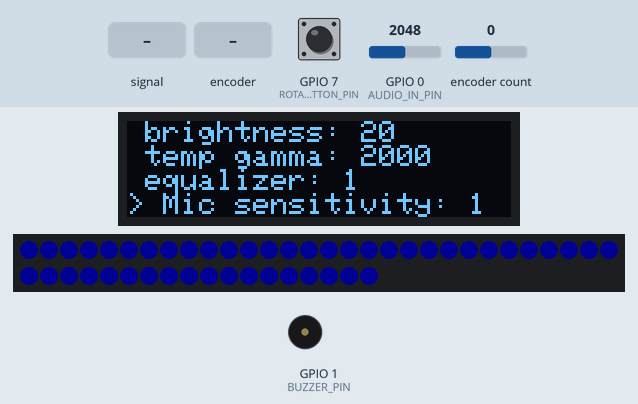
Recording of a sketch running on a simulated ESP32. Parts: 128×32 one-colour display, 48 RGB LEDs in strip order, left to right, continuing on the next row, buzzer (waves = sounding). The test bench sets the inputs (shaded band); at power-on: encoder count 0, GPIO 0 (AUDIO_IN_PIN) = 2048, GPIO 7 (ROTARY_ENCODER_BUTTON_PIN) HIGH. Dim RGB values are drawn brighter than linear; random numbers use the default seed unless the sketch sets one.

Above: at 3.2 s.
3.3 s: GPIO 0 (AUDIO_IN_PIN) fed a 200 Hz sine of ±1023 counts around its level
At 3.46 s:
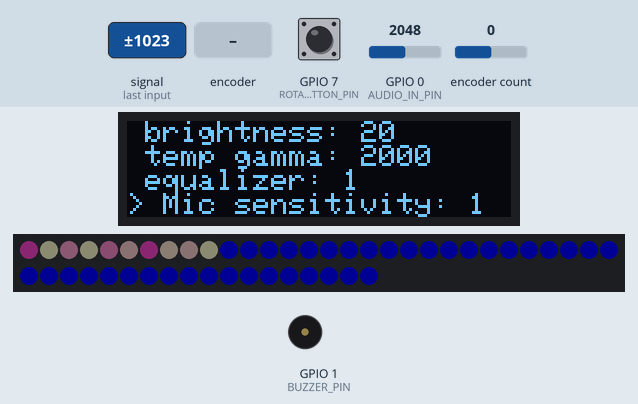
5.1 s: GPIO 0 (AUDIO_IN_PIN) fed a 50 Hz sine of ±1228 counts around its level
6.7 s: encoder count set to -1
At 7.2 s:
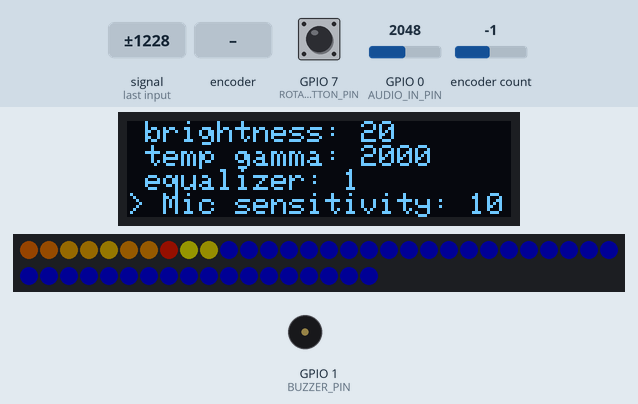
9.7 s: GPIO 0 (AUDIO_IN_PIN) fed a 1000 Hz sine of ±1023 counts around its level
At 9.86 s:
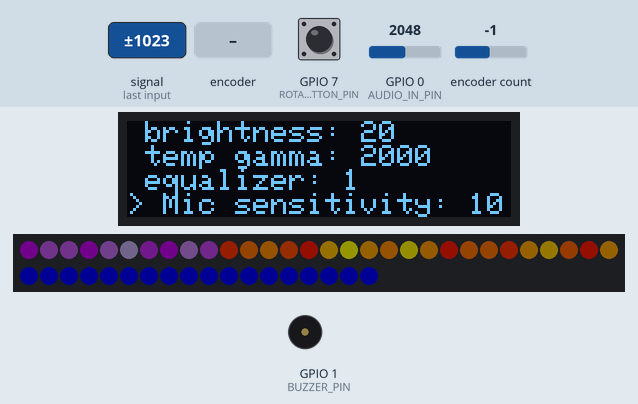
11.3 s: GPIO 0 (AUDIO_IN_PIN) set to 132
At 11.52 s:
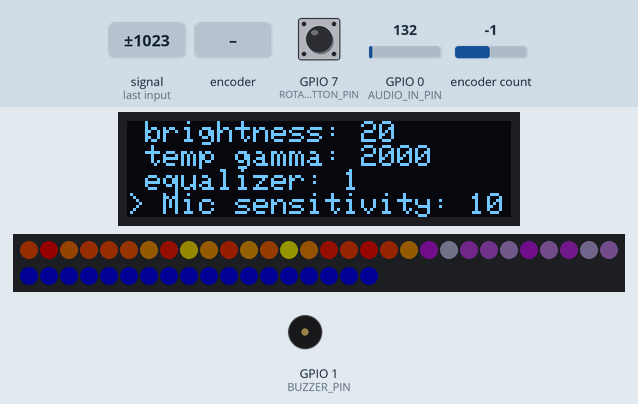
13.1 s: rotary encoder on GPIO 7 (ROTARY_ENCODER_BUTTON_PIN) / GPIO 6 (ROTARY_ENCODER_B_PIN) turned 1 step (first pin leading)
At 14.7 s:
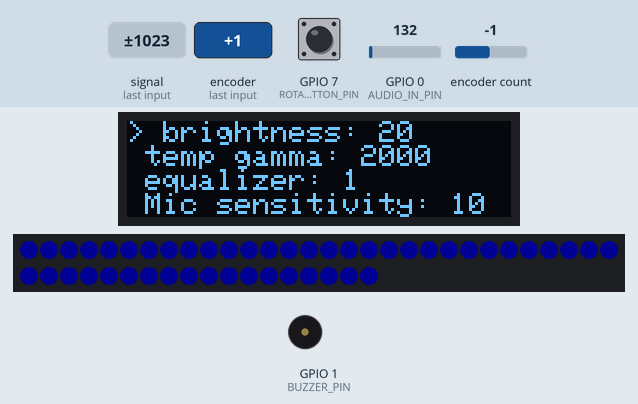
Timing chart, 0 to 16.0 s (numbered marks = the images above; inputs shaded):
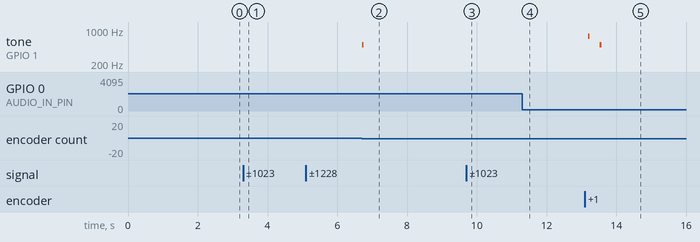

Measured:
- after the input at 6.7 s, tone on GPIO 1 (BUZZER_PIN): silent → 500 Hz at once, → silent 0.05 s later
- after the input at 13.1 s, tone on GPIO 1 (BUZZER_PIN): silent → 750 Hz after 0.09 s, → silent 0.05 s later, → 500 Hz 0.28 s later, → silent 0.05 s later; the display: changes after 0.43 s (image 5)

The sketch:

Bambu_lab_P1_X1_LED.ino
```cpp
#include <AiEsp32RotaryEncoder.h>
#include <Adafruit_GFX.h>
#include <Adafruit_SSD1306.h>
#include <Adafruit_NeoPixel.h>
#include <arduinoFFT.h>

// buzer
#define BUZZER_PIN 1

// encoder
#define ROTARY_ENCODER_NOISE 10
#define ROTARY_ENCODER_A_PIN 5         // CLK (A pin)
#define ROTARY_ENCODER_B_PIN 6         // DT (B pin)
#define ROTARY_ENCODER_BUTTON_PIN 7    // SW (button pin)
#define ROTARY_ENCODER_VCC_PIN -1      // VCC if microcontroller VCC (then set ROTARY_ENCODER_VCC_PIN -1)
#define ROTARY_ENCODER_STEPS 4         // depending on your encoder - try 1,2 or 4 to get expected behaviour
#define ROTARY_ENCODER_NOISE 10
#define ROTARY_ENCODER_MIN_VALUE 0
#define ROTARY_ENCODER_MAX_VALUE 10

AiEsp32RotaryEncoder rotaryEncoder = AiEsp32RotaryEncoder(ROTARY_ENCODER_B_PIN, ROTARY_ENCODER_A_PIN, ROTARY_ENCODER_BUTTON_PIN, ROTARY_ENCODER_VCC_PIN, ROTARY_ENCODER_STEPS);

// oled
#define OLED_RESET -1
#define OLED_WIDTH 128
#define OLED_HEIGHT 32

Adafruit_SSD1306 display(OLED_WIDTH, OLED_HEIGHT, &Wire, -1);

// LED strip configuration
#define LED_PIN 2
#define NUM_LEDS 48
Adafruit_NeoPixel strip(NUM_LEDS, LED_PIN, NEO_GRB + NEO_KHZ800);

// Microphone and FFT
#define AUDIO_IN_PIN 0
#define FFT_FILTERED_NOISE 5000
#define FFT_AMPLITUDE 1      // Depending on your audio source level, you may need to alter this value. Can be used as a 'sensitivity' control.
#define MAX_BANDS 16
#define FFT_SAMPLES 256         // Number of FFT samples (must be a power of 2)
#define FFT_SAMPLING_FREQ 12000 // Sampling frequency in Hz
#define MAX_BAND_VALUE 16

// 8 bands
// int peak[MAX_BANDS] = { 0, 0, 0, 0, 0, 0, 0, 0};
// int oldBandValues[MAX_BANDS] = { 0, 0, 0, 0, 0, 0, 0, 0};
// int bandValues[MAX_BANDS] = { 0, 0, 0, 0, 0, 0, 0, 0};
// 16 band
int peak[MAX_BANDS] = { 0, 0, 0, 0, 0, 0, 0, 0, 0, 0, 0, 0, 0, 0, 0, 0 };
int oldBandValues[MAX_BANDS] = { 0, 0, 0, 0, 0, 0, 0, 0, 0, 0, 0, 0, 0, 0, 0, 0 };
int bandValues[MAX_BANDS] = { 0, 0, 0, 0, 0, 0, 0, 0, 0, 0, 0, 0, 0, 0, 0, 0 };
// 32 band
// int peak[MAX_BANDS] =           { 0, 0, 0, 0, 0, 0, 0, 0, 0, 0, 0, 0, 0, 0, 0, 0, 0, 0, 0, 0, 0, 0, 0, 0, 0, 0, 0, 0, 0, 0, 0, 0 };
// int oldBandValues[MAX_BANDS] =  { 0, 0, 0, 0, 0, 0, 0, 0, 0, 0, 0, 0, 0, 0, 0, 0, 0, 0, 0, 0, 0, 0, 0, 0, 0, 0, 0, 0, 0, 0, 0, 0 };
// int bandValues[MAX_BANDS] =     { 0, 0, 0, 0, 0, 0, 0, 0, 0, 0, 0, 0, 0, 0, 0, 0, 0, 0, 0, 0, 0, 0, 0, 0, 0, 0, 0, 0, 0, 0, 0, 0 };
double vReal[FFT_SAMPLES];
double vImag[FFT_SAMPLES];
unsigned int sampling_period_us;
unsigned long newTime;
ArduinoFFT<double> FFT = ArduinoFFT<double>(vReal, vImag, FFT_SAMPLES, FFT_SAMPLING_FREQ);

// General variables
int encoderMode = 3;
int currentBrightnessIndex = 2;
int currentTemperatureIndex = 1;
int currentEqualizerIndex = 1;
int currentSensitivityIndex = 1;
int brightness = 20;
const int colorTemperatures[] = {1500, 2000, 2500, 3000, 3500, 4000, 4500, 5000, 5500, 6000, 6500};

void IRAM_ATTR readEncoderISR() {
  rotaryEncoder.readEncoder_ISR();
}

void setup() {
  delay(2000);
  Serial.begin(115200);

  if (!display.begin(SSD1306_SWITCHCAPVCC, 0x3C)) {
    Serial.println("SSD1306 allocation failed");
    for (;;)
      ;
  }

  // oled 132x28
  display.clearDisplay();
  display.setTextSize(1);
  display.setTextColor(SSD1306_WHITE);
  display.setCursor(0, 0);
  displayLEDprops();
  display.display();

  // rotary encoder
  rotaryEncoder.begin();
  rotaryEncoder.setup(readEncoderISR);
  rotaryEncoder.setBoundaries(ROTARY_ENCODER_MIN_VALUE, ROTARY_ENCODER_MAX_VALUE, true);  //minValue, maxValue, circleValues true|false (when max go to min and vice versa)

  /*Rotary acceleration introduced 25.2.2021.
   * in case range to select is huge, for example - select a value between 0 and 1000 and we want 785
   * without acceleration you need long time to get to that number
   * Using acceleration, faster you turn, faster will the value raise.
   * For fine tuning slow down.
   */
  rotaryEncoder.disableAcceleration();  //acceleration is now enabled by default - disable if you dont need it
                                        //rotaryEncoder.setAcceleration(250); //or set the value - larger number = more acceleration; 0 or 1 means disabled acceleration
  rotaryEncoder.setEncoderValue(0);

  // LEDS WS2812b
  strip.begin();
  strip.setBrightness(brightness);
  strip.show();
  displayTemperature();

  // Mic
  pinMode(AUDIO_IN_PIN, INPUT);

  // buzer
  pinMode(BUZZER_PIN, OUTPUT);
}

void loop() {
  rotaryLoop();

  if (currentEqualizerIndex) {
    buildEqualizer();
  } else {
    displayTemperature();
  }

  displayLEDprops();
}

void buzzTimes(int counter, int freq = 750) {
   for (int iterator = 0; iterator < counter; iterator++) {
    tone(BUZZER_PIN, freq, 50);
    delay(250);
   }
}

void oledLogs(String value) {
  display.clearDisplay();
  display.setCursor(0, 0);
  display.println(value);
  display.display();
}

void displayLEDprops() {
  display.clearDisplay();
  display.setCursor(0, 0);
  display.print(String(encoderMode == 0 ? "> " : " "));
  display.println("brightness: " + String(brightness));
  display.print(String(encoderMode == 1 ? "> " : " "));
  display.println("temp gamma: " + String(colorTemperatures[currentTemperatureIndex]));
  display.print(String(encoderMode == 2 ? "> " : " "));
  display.println("equalizer: " + String(currentEqualizerIndex));
  display.print(String(encoderMode == 3 ? "> " : " "));
  display.println("Mic sensitivity: " + String(currentSensitivityIndex));
  display.display();
}

void displayTemperature() {
  // Get RGB values for the selected temperature
  uint32_t color = colorTemperatureToRGB(colorTemperatures[currentTemperatureIndex]);
  // Set all LEDs to this color
  for (int i = 0; i < NUM_LEDS; i++) {
    strip.setPixelColor(i, color);
  }
  strip.show();
}

// Convert color temperature in Kelvin to RGB
uint32_t colorTemperatureToRGB(int kelvin) {
  float temp = kelvin / 100.0;
  float red, green, blue;

  // Calculate red
  if (temp <= 66) {
    red = 255;
  } else {
    red = temp - 60;
    red = 329.698727446 * pow(red, -0.1332047592);
    if (red < 0) red = 0;
    if (red > 255) red = 255;
  }

  // Calculate green
  if (temp <= 66) {
    green = temp;
    green = 99.4708025861 * log(green) - 161.1195681661;
    if (green < 0) green = 0;
    if (green > 255) green = 255;
  } else {
    green = temp - 60;
    green = 288.1221695283 * pow(green, -0.0755148492);
    if (green < 0) green = 0;
    if (green > 255) green = 255;
  }

  // Calculate blue
  if (temp >= 66) {
    blue = 255;
  } else {
    if (temp <= 19) {
      blue = 0;
    } else {
      blue = temp - 10;
      blue = 138.5177312231 * log(blue) - 305.0447927307;
      if (blue < 0) blue = 0;
      if (blue > 255) blue = 255;
    }
  }

  return strip.Color((uint8_t)red, (uint8_t)green, (uint8_t)blue);
}


void rotaryOnButtonClick() {
  static unsigned long lastTimePressed = 0;

  if (millis() - lastTimePressed < ROTARY_ENCODER_NOISE) {
    return;
  }

  lastTimePressed = millis();
  encoderMode = encoderMode < 3 ? encoderMode + 1 : 0;

  switch (encoderMode) {
      // Brightness
      case (0):
        rotaryEncoder.setEncoderValue(currentBrightnessIndex);
        break;
      // Temp
      case (1):
        rotaryEncoder.setEncoderValue(currentTemperatureIndex);
        break;
      // Equalizer
      case (2):
        rotaryEncoder.setEncoderValue(currentEqualizerIndex);
        break;
      // Sensitivity
      case (3):
        rotaryEncoder.setEncoderValue(currentSensitivityIndex);
        break;
    }

    buzzTimes(encoderMode + 1);
}

void rotaryLoop() {
  if (rotaryEncoder.isEncoderButtonClicked()) {
    rotaryOnButtonClick();
  } else if (rotaryEncoder.encoderChanged()) {
    int encoderValue = rotaryEncoder.readEncoder();

    switch (encoderMode) {
      // Change brightness
      case (0):
        currentBrightnessIndex = encoderValue;
        brightness = 10 * encoderValue;
        strip.setBrightness(brightness);
        break;
      // Change temp
      case (1):
        currentTemperatureIndex = encoderValue > 10 ? 10 : encoderValue;
        break;
      // Change equalizer
      case (2):
        currentEqualizerIndex = encoderValue > 3 ? 3 : encoderValue;
        break;
      // Sensitivity
      case (3):
        currentSensitivityIndex = encoderValue;
        currentSensitivityIndex = currentSensitivityIndex > 10 ? 10 : currentSensitivityIndex;
        currentSensitivityIndex = currentSensitivityIndex == 0 ? 1 : currentSensitivityIndex;
        break;
    }

    buzzTimes(1, 500);
  }
}

void buildEqualizer(){
  for (int i = 0; i < MAX_BANDS; i++) {
    bandValues[i] = 0;
  }

  // Sample the audio pin
  for (int i = 0; i < FFT_SAMPLES; i++) {
    newTime = micros();
    vReal[i] = analogRead(AUDIO_IN_PIN);
    vImag[i] = 0;
    while ((micros() - newTime) < sampling_period_us) {
        // wait
    }
  }

  // Fast Fourier Transformation
  FFT.dcRemoval();
  FFT.windowing(vReal, FFT_SAMPLES, FFT_WIN_TYP_HAMMING, FFT_FORWARD);
  FFT.compute(vReal, vImag, FFT_SAMPLES, FFT_FORWARD);
  FFT.complexToMagnitude(vReal, vImag, FFT_SAMPLES);

  for (int i = 2; i < (FFT_SAMPLES / 2); i++) {  // Don't use sample 0 and only first FFT_SAMPLES/2 are usable.
    if (vReal[i] > FFT_FILTERED_NOISE) {         // Add a crude noise filter
      if (i<=5 )           bandValues[0]  += (int)vReal[i];
      if (i>5   && i<=6  ) bandValues[1]  += (int)vReal[i];
      if (i>6   && i<=9  ) bandValues[2]  += (int)vReal[i];
      if (i>9   && i<=11  ) bandValues[3]  += (int)vReal[i];
      if (i>11   && i<=15  ) bandValues[4]  += (int)vReal[i];
      if (i>15   && i<=19  ) bandValues[5]  += (int)vReal[i];
      if (i>19   && i<=25  ) bandValues[6]  += (int)vReal[i];
      if (i>25   && i<=33  ) bandValues[7]  += (int)vReal[i];
      if (i>33   && i<=44  ) bandValues[8]  += (int)vReal[i];
      if (i>44   && i<=58  ) bandValues[9]  += (int)vReal[i];
      if (i>58   && i<=76  ) bandValues[10]  += (int)vReal[i];
      if (i>76   && i<=99  ) bandValues[11]  += (int)vReal[i];
      if (i>99   && i<=131  ) bandValues[12]  += (int)vReal[i];
      if (i>131   && i<=172  ) bandValues[13]  += (int)vReal[i];
      if (i>172   && i<=225  ) bandValues[14]  += (int)vReal[i];
      if (i>225             ) bandValues[15]  += (int)vReal[i];
    }
  }

  // Process the FFT data into bar power
  for (int band = 0; band < MAX_BANDS; band++) {
    // Scale the bars for the display
    if (bandValues[band] > MAX_BAND_VALUE) bandValues[band] = MAX_BAND_VALUE;

    // Small amount of averaging between frames
    bandValues[band] = ((oldBandValues[band] * 1) + bandValues[band]) / 2;

    // Move peak up
    if (bandValues[band] > peak[band]) {
      peak[band] = min(MAX_BAND_VALUE, bandValues[band]);
    }

    // Draw bars
    switch (currentEqualizerIndex) {
      case 0:
        // nope its light mode
        break;
      case 1:
        rainbowEqualizer();
        break;
      case 2:
        spectrumEqualizer();
        break;
      case 3:
        centerEqualizer();
        break;
      case 4:
        pulseEqualizer();
        break;
      case 5:
        waterfallEqualizer();
        break;
    }

    // Save oldBandValues for averaging later
    oldBandValues[band] = bandValues[band];
  }
}


void rainbowEqualizer() {
  // TODO just example need to redo
  int ledBands = 4;

  for (int i = 0; i < NUM_LEDS; i++) {
    int cumulativeValue = 0;

    if (i < 10) {
      cumulativeValue = bandValues[0] + bandValues[1] + bandValues[2] + bandValues[3];
    } else if (i < 20) {
      cumulativeValue = bandValues[4] + bandValues[5] + bandValues[6] + bandValues[7];
    } else if (i < 30) {
      cumulativeValue = bandValues[8] + bandValues[9] + bandValues[10] + bandValues[11];
    } else {
      cumulativeValue = bandValues[12] + bandValues[13] + bandValues[14] + bandValues[15];
    }

    cumulativeValue = cumulativeValue * currentSensitivityIndex;
    if (cumulativeValue > MAX_BAND_VALUE * ledBands) cumulativeValue = MAX_BAND_VALUE * ledBands;

    int intensity = map(cumulativeValue, 0, MAX_BAND_VALUE * ledBands, 0, 255);

    strip.setPixelColor(i, strip.Color(intensity, random(0, intensity), 255 - intensity));
  }

  strip.show();
}

void spectrumEqualizer() {
}

void centerEqualizer() {
}

void pulseEqualizer() {
}

void waterfallEqualizer() {
}
```
